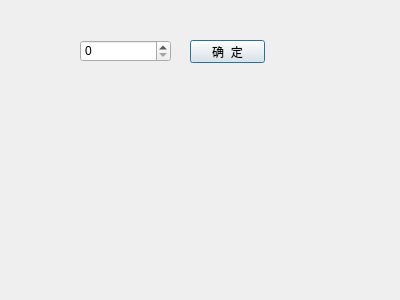
<?xml version="1.0" encoding="UTF-8"?>
<ui version="4.0">
 <class>MyDialog</class>
 <widget class="QDialog" name="MyDialog">
  <property name="geometry">
   <rect>
    <x>0</x>
    <y>0</y>
    <width>400</width>
    <height>300</height>
   </rect>
  </property>
  <property name="windowTitle">
   <string>Dialog</string>
  </property>
  <widget class="QSpinBox" name="spinBox">
   <property name="geometry">
    <rect>
     <x>80</x>
     <y>40</y>
     <width>91</width>
     <height>22</height>
    </rect>
   </property>
  </widget>
  <widget class="QPushButton" name="pushButton">
   <property name="geometry">
    <rect>
     <x>190</x>
     <y>40</y>
     <width>75</width>
     <height>23</height>
    </rect>
   </property>
   <property name="text">
    <string>确  定</string>
   </property>
  </widget>
 </widget>
 <resources/>
 <connections/>
</ui>
